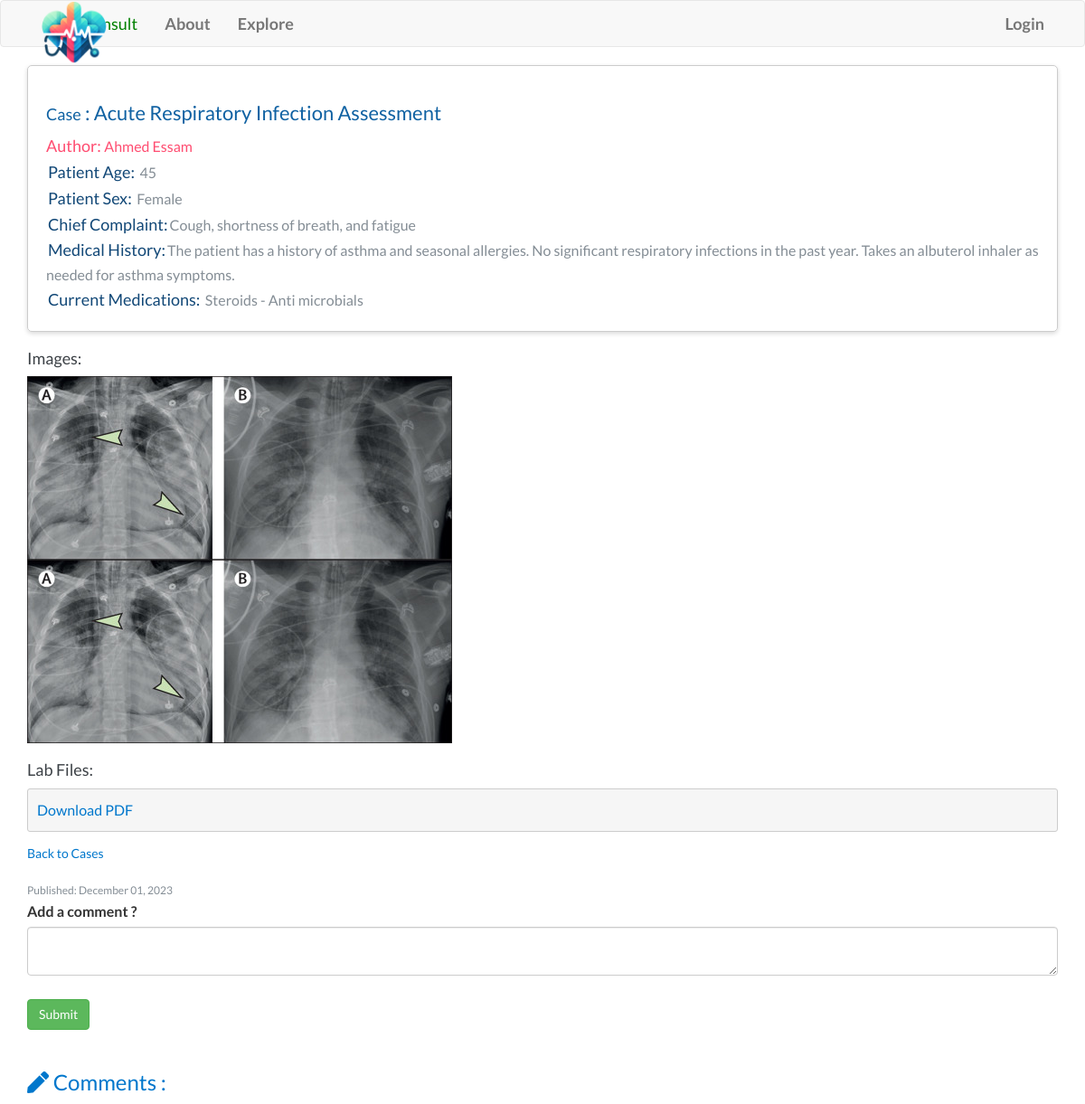
The app's page /show_case/7, older data.
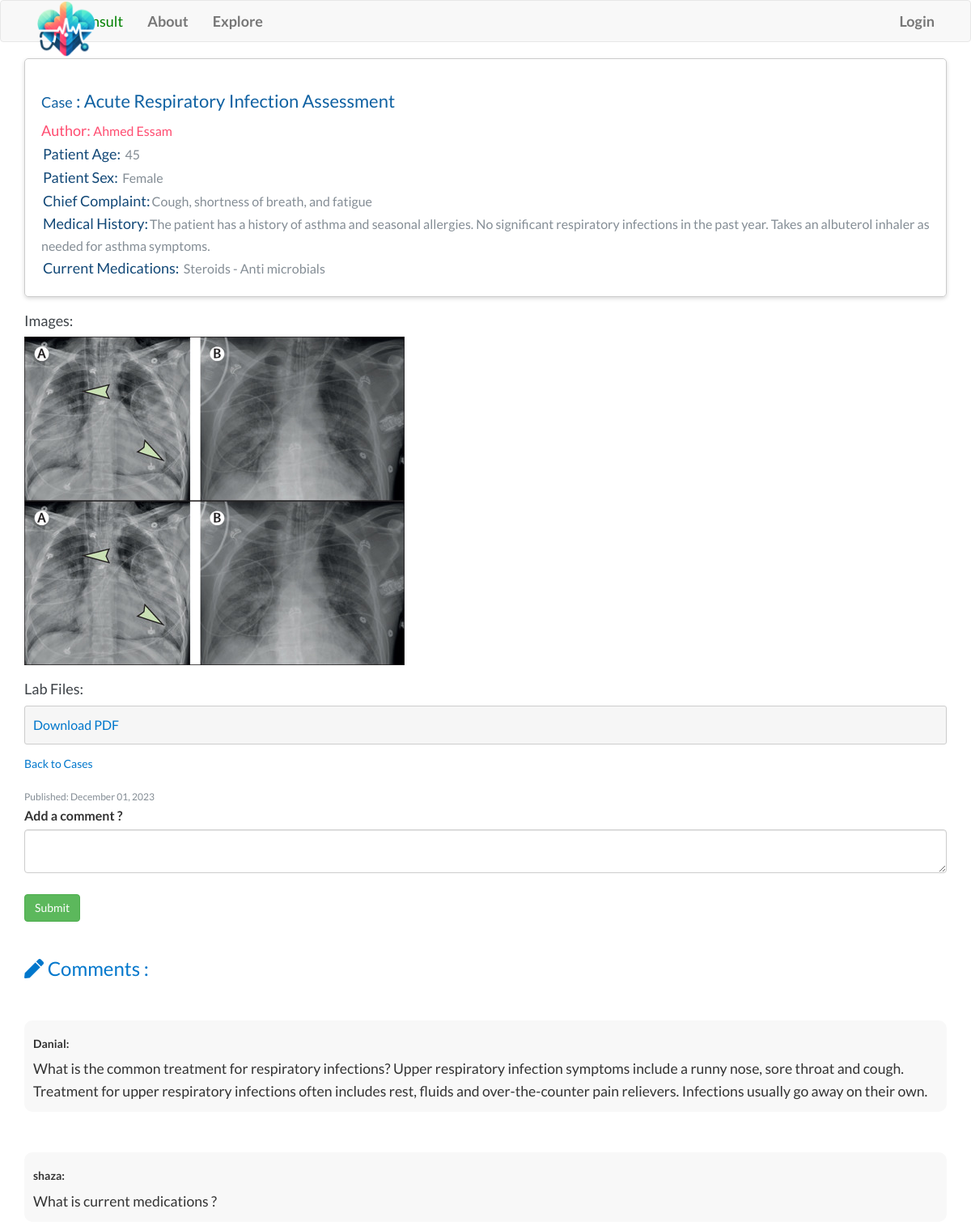
The same page, newer data.
### app/models.py (models this page shows, shortened)
class Case(db.Model):
    id = db.Column(db.Integer, primary_key=True)
    title = db.Column(db.String(140))
    question = db.Column(db.String(140))
    patient_age = db.Column(db.String(20))
    patient_sex = db.Column(db.String(10))
    chief_complaint = db.Column(db.Text)
    medical_history = db.Column(db.Text)
    current_medications = db.Column(db.Text)
    image_files = db.Column(db.String(255))  # Store file paths for images
    lab_files = db.Column(db.String(255))  # Store file paths for lab files
    timestamp = db.Column(db.DateTime, index=True, default=datetime.utcnow)
    user_id = db.Column(db.Integer, db.ForeignKey('user.id'))
    comments = db.relationship('Comment', backref='case', lazy='dynamic')
    def get_images(self):
        return self.image_files.split(',') if self.image_files else []
    def get_lab_files(self):
        return self.lab_files.split(",") if self.lab_files else []

class User(UserMixin,db.Model):
    id = db.Column(db.Integer, primary_key=True)
    username = db.Column(db.String(65), index=True, unique=True)
    email = db.Column(db.String(120), index=True, unique=True)
    password_hash = db.Column(db.String(128))
    bio = db.Column(db.String(200))
    medical_degree = db.Column(db.String(100))
    speciality = db.Column(db.String(100))
    licenses = db.Column(db.String(200))
    last_seen = db.Column(db.DateTime, default=datetime.utcnow)
    cases = db.relationship('Case', backref='author', lazy="dynamic")
    followed = db.relationship(
        'User',
        secondary=followers,
        primaryjoin=(followers.c.follower_id == id),
        secondaryjoin=(followers.c.followed_id == id),
        backref=db.backref('followers',lazy='dynamic'),
        lazy='dynamic'
        )
    comments= db.relationship('Comment', backref='author', lazy='dynamic')

class Comment(db.Model):
    id = db.Column(db.Integer, primary_key=True)
    text = db.Column(db.Text)
    timestamp = db.Column(db.DateTime, index=True, default=datetime.utcnow)
    user_id = db.Column(db.Integer, db.ForeignKey('user.id'))
    case_id = db.Column(db.Integer, db.ForeignKey('case.id'))

### app/routes.py (the view, shortened to what this page needs)
@app.route("/show_case/<case_id>", methods=['GET', 'POST'])
def show_case(case_id):
    case = Case.query.get_or_404(case_id)
    comments = case.comments.order_by(Comment.timestamp.desc())
    form = CommentForm()
    if case:
        comments = case.comments.order_by(Comment.timestamp.desc())
        return render_template('show_case.html', title=case.title, case=case, form=form, comments=comments)

### forms.py
class CommentForm(FlaskForm):
    text = TextAreaField('Leave a comment', validators=[DataRequired()])
    submit = SubmitField('Submit')

### app/routes.py (called while the page is built)
@app.before_request
def before_request():
    if current_user.is_authenticated:
        current_user.last_seen = datetime.utcnow()
        db.session.commit()

### app/templates/show_case.html (shortened to what this page needs)
{% extends "base.html" %}
{% import 'bootstrap/wtf.html' as wtf %}
{% block head %}
    {{ super() }}
    <link rel="stylesheet" href="{{ url_for('static', filename='css/show_case.css') }}">
{% endblock %}
{% block app_content %}
<div class="case-card">
  <h1 class="case-title"><span>Case</span> : {{ case.title }}</h1>
  <p class="case-author" style="color:#FF4D71;"><span>Author: </span>{{ case.author.username }}</p>
  <p class="case-detail""><span style="color:#124877;padding:2px;">Patient Age: </span>{{ case.patient_age }}</p>
  <p class="case-detail""><span style="color:#124877;padding:2px;">Patient Sex: </span>{{ case.patient_sex }}</p>
  <p class="case-detail""><span style="color:#124877;padding:2px;">Chief Complaint:</span>{{ case.chief_complaint }}</p>
  <p class="case-detail""><span style="color:#124877;padding:2px;">Medical History:</span>{{ case.medical_history }}</p>
  <p class="case-detail""><span style="color:#124877;padding:2px;">Current Medications: </span>{{ case.current_medications }}</p>
</div>
{% if case.get_images() %}
  <h2 class="case-subtitle">Images:</h2>
  <ul class="case-images">
    {% for image_path in case.get_images() %}
      <li>
        <img class="case-image" src="{{ url_for('static', filename=image_path) }}" alt="Image">
      </li>
    {% endfor %}
  </ul>
{% endif %}
{% if case.get_lab_files() %}
  <h2 class="case-subtitle">Lab Files:</h2>
  <ul class="case-files">
    {% for lab_file_path in case.get_lab_files() %}
      <li>
        <a class="case-file-link" href="{{ url_for('static', filename=lab_file_path) }}" >Download PDF</a>
      </li>
    {% endfor %}
  </ul>
{% endif %}
<p><a class="case-back-link" href="{{ url_for('explore') }}">Back to Cases</a></p>
<p class="case-date">Published: {{ case.timestamp.strftime('%B %d, %Y') }}</p>
<div class="comment_form">
  <form action="{{ url_for('show_case', case_id=case.id) }}" method="post">
    <label for="comments">Add a comment ?</label>
    {{ form.text(class="form-control") }}
    <br>
    <button type="submit" class="btn btn-success">Submit</button>
  </form>
</div>
<h3 style="color:#07c; "><i class="fas fa-pen"></i> Comments :</h3>
{% for comment in comments %}
<div class="card comments">
  <div class="card-body">
    <h5 class="card-title">
        <strong>{{ comment.author.username }}:</strong>
    </h5>
        <p class="card-text">{{ comment.text }}</p>
  </div>
</div>{% endfor %}
{% endblock %}

### app/templates/base.html (shortened to what this page needs)
{% extends 'bootstrap/base.html' %}
{% block head %}
    {{ super() }}
    <link rel="stylesheet" href="{{ url_for('static', filename='css/base.css') }}">
    <link rel="stylesheet" href="https://cdnjs.cloudflare.com/ajax/libs/font-awesome/5.15.3/css/all.min.css">
{% endblock %}
{% block navbar %}
    <nav class="navbar navbar-default">
        <div class="container">
            <div class="navbar-header">
                <a  href="{{ url_for('index') }}">
                    <img id="logo" src="{{ url_for('static', filename='images/mediconsult_.png') }}">
                </a>
                <a class="navbar-brand" href="{{ url_for('index') }}" style="color:green; margin-left:5px">MediConsult</a>            </div>
                <div class="collapse navbar-collapse" id="bs-example-navbar-collapse-1">
                <ul class="nav navbar-nav">
                    <li><a href="{{ url_for('about') }}">About</a></li>
                    <li><a href="{{ url_for('explore') }}">Explore</a></li>
                </ul>
                <ul class="nav navbar-nav navbar-right">
                    {% if current_user.is_anonymous %}
                    <li><a href="{{ url_for('login') }}">Login</a></li>
                    {% else %}
                    <li><a href="{{ url_for('user', username=current_user.username) }}">Profile</a></li>
                    <li><a href="{{ url_for('logout') }}">Logout</a></li>
                    {% endif %}
                </ul>
            </div>
        </div>
    </nav>
{% endblock %}
{% block content %}
    <div class="container">
        {% block app_content %}{% endblock %}
    </div>
{% endblock %}

### app/static/css/base.css (style rules this page uses)
body, ul, li, p { margin: 0; padding: 0; }
body { margin: 0 !important; font-family: 'Lato', sans-serif; line-height: 1.6; font-size: 16px; min-height: 100vh; overflow-x: hidden; }
.card { border: 1px solid transparent; border-radius: 10px; padding: 4px 22px; font-size: 1.1em; height: 20%; min-height: 212px; flex: 1 0 auto; }
#logo { width: 10%; position: absolute; top: -24px; left: 20px; margin-right: 3px; z-index: 10; }
.navbar-brand { margin-left: 3px; }
nav li a { font-weight: 600; font-size: 18px; }
li { list-style-type: none; }

### app/static/css/show_case.css (style rules this page uses)
.case-card { border: 1px solid #ccc; border-radius: 5px; padding: 20px; margin-bottom: 20px; box-shadow: 0 2px 5px rgba(0, 0, 0, 0.15); }
.case-card span { font-size: 18px; }
.case-title { font-size: 22px; color: #0f61a2; margin-bottom: 10px; }
.case-author, .case-detail { font-size: 16px; color: #848d95; }
.case-subtitle { font-size: 18px; color: #3c4146; margin-top: 20px; }
.case-files { list-style: none; padding: 0; }
.case-file-link { display: block; background-color: #f6f6f6; border: 1px solid #ccc; padding: 10px; color: #07c; text-decoration: none; margin-bottom: 10px; border-radius: 3px; }
.case-date { font-size: 12px; color: #848d95; margin-top: 20px; }
.case-back-link { color: #07c; text-decoration: none; font-size: 14px; }
.comments { background-color: #F8F8F8; margin-top: 5rem; min-height: 15px; padding: 10px; margin-bottom: 10px; }

Row changes from the older to the newer data that the page shows:
added Comment: author.username "Danial", text "What is the common treatment for respiratory infections? Upper respiratory infection symptoms include a runny nose, sore throat and cough. Treatment for upper respiratory infections often includes rest, fluids and over-the-counter pain relievers. Infections usually go away on their own."
added Comment: author.username "shaza", text "What is current medications ?"
